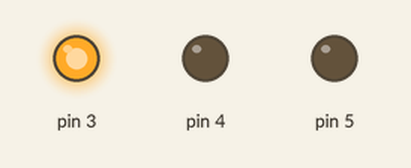
The sketch below on a simulated Arduino Uno, built with avr-gcc and run on an emulated ATmega328P. On the bench: output pins drawn as LEDs (lit = HIGH).

Above: at 0.02 s.
At 1.47 s:
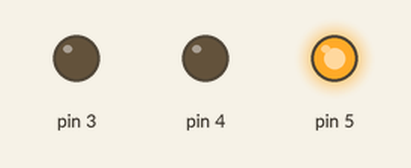
At 2.92 s:
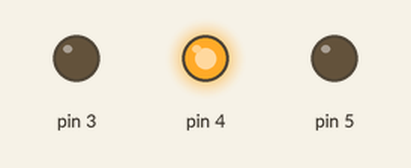
Timing chart, 0 to 3.2 s (numbered marks = the images above):
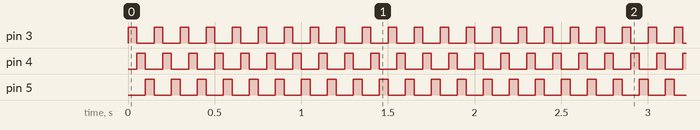

Measured:
- by itself, pin 3–5: alternates HIGH for 0.05 s and LOW for 0.10 s

The sketch:

Pisca_led_RGB.ino
```cpp
void setup() {
  pinMode(3, OUTPUT);
  pinMode(4, OUTPUT);
  pinMode(5, OUTPUT);

}

void loop() {
 digitalWrite(3,HIGH);
 delay (50);
 digitalWrite(3,LOW);

 digitalWrite(4,HIGH);
 delay (50);
 digitalWrite(4,LOW);

 digitalWrite(5,HIGH);
 delay (50);
 digitalWrite(5,LOW);


}
```
